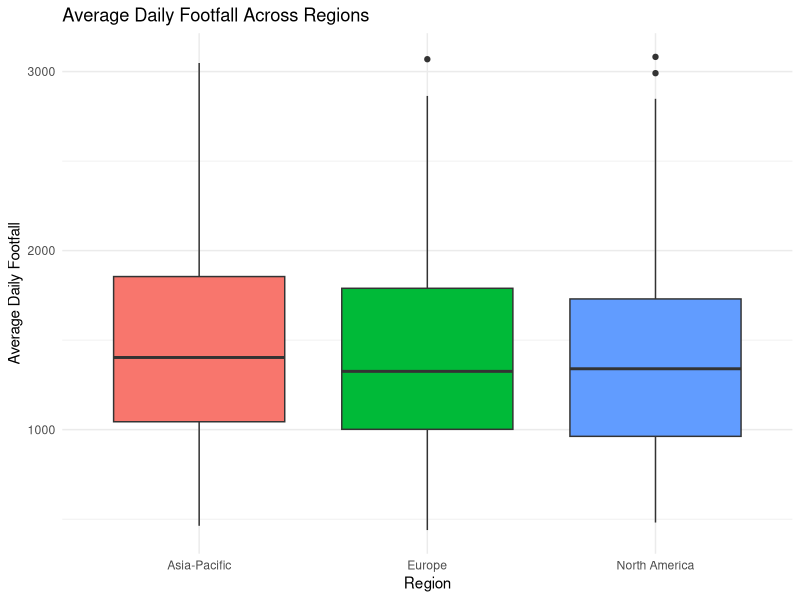

Here is the R script that generated this plot:
library (dplyr)
library(car)
library(ggplot2)
setwd("~/Desktop/Pop Up KPI Project")
data = read.csv("Pop Up Cleaned Dataset.csv", head = TRUE, sep = ",")

###Creating subset with the 3 required regions 
regions_data = subset(data, region %in% c("Asia-Pacific", "Europe", "North America"))
regions_data$region = as.factor(regions_data$region)
table(regions_data$region)

###Shapiro test on the regions sample average daily footfall variable 
shapiro.test(regions_data$avg_daily_footfall)

###Transforming average daily footfall variable with log 
data[,'avg_daily_footfall_log'] = NA
for(i in 1:nrow(data))
{
  data$avg_daily_footfall_log[i] = log(data$avg_daily_footfall[i])
}

###Shapiro test on the regions sample transformed average daily footfall variable 
regions_data2 = subset(data, region %in% c("Asia-Pacific", "Europe", "North America"))
shapiro.test(regions_data2$avg_daily_footfall_log)

###Levene's test on regions sample untransformed average daily footfall variable 
leveneTest(avg_daily_footfall~region, data = regions_data)

###Kruskal Wallis rank sum test on regions sample untransformed average daily footfall variable 
kruskal.test(avg_daily_footfall~region, data = regions_data)

###Boxplot visualization of regions sample untransformed average daily footfall variable 
ggplot(regions_data, aes(x = region, y = avg_daily_footfall, fill = region)) +
  geom_boxplot() +
  labs(title = "Average Daily Footfall Across Regions",
       x = "Region",
       y = "Average Daily Footfall") +
  theme_minimal() +
  theme(legend.position = "none")


